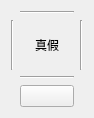
<?xml version="1.0" encoding="UTF-8"?>
<ui version="4.0">
 <class>Form</class>
 <widget class="QWidget" name="Form">
  <property name="geometry">
   <rect>
    <x>0</x>
    <y>0</y>
    <width>94</width>
    <height>117</height>
   </rect>
  </property>
  <property name="minimumSize">
   <size>
    <width>0</width>
    <height>0</height>
   </size>
  </property>
  <property name="maximumSize">
   <size>
    <width>94</width>
    <height>117</height>
   </size>
  </property>
  <property name="windowTitle">
   <string>Form</string>
  </property>
  <layout class="QGridLayout" name="gridLayout_2">
   <item row="0" column="1">
    <widget class="Line" name="line_3">
     <property name="orientation">
      <enum>Qt::Horizontal</enum>
     </property>
    </widget>
   </item>
   <item row="1" column="0">
    <widget class="Line" name="line_2">
     <property name="orientation">
      <enum>Qt::Vertical</enum>
     </property>
    </widget>
   </item>
   <item row="1" column="1">
    <layout class="QGridLayout" name="gridLayout">
     <item row="0" column="0" colspan="2">
      <widget class="QLabel" name="video">
       <property name="minimumSize">
        <size>
         <width>50</width>
         <height>50</height>
        </size>
       </property>
       <property name="text">
        <string>真假</string>
       </property>
       <property name="alignment">
        <set>Qt::AlignCenter</set>
       </property>
       <property name="wordWrap">
        <bool>true</bool>
       </property>
      </widget>
     </item>
    </layout>
   </item>
   <item row="1" column="2">
    <widget class="Line" name="line">
     <property name="orientation">
      <enum>Qt::Vertical</enum>
     </property>
    </widget>
   </item>
   <item row="2" column="1">
    <widget class="Line" name="line_4">
     <property name="orientation">
      <enum>Qt::Horizontal</enum>
     </property>
    </widget>
   </item>
   <item row="3" column="1">
    <widget class="QPushButton" name="number_button">
     <property name="text">
      <string/>
     </property>
    </widget>
   </item>
  </layout>
 </widget>
 <resources/>
 <connections/>
</ui>
